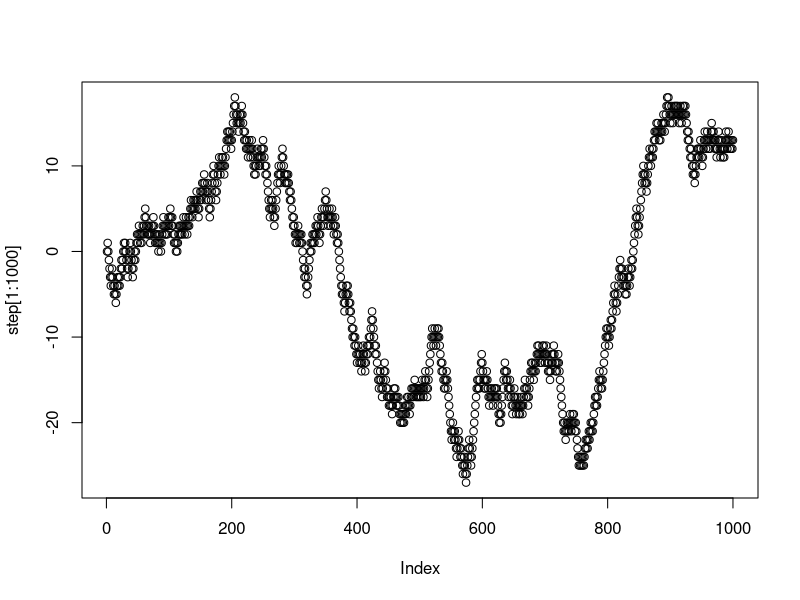
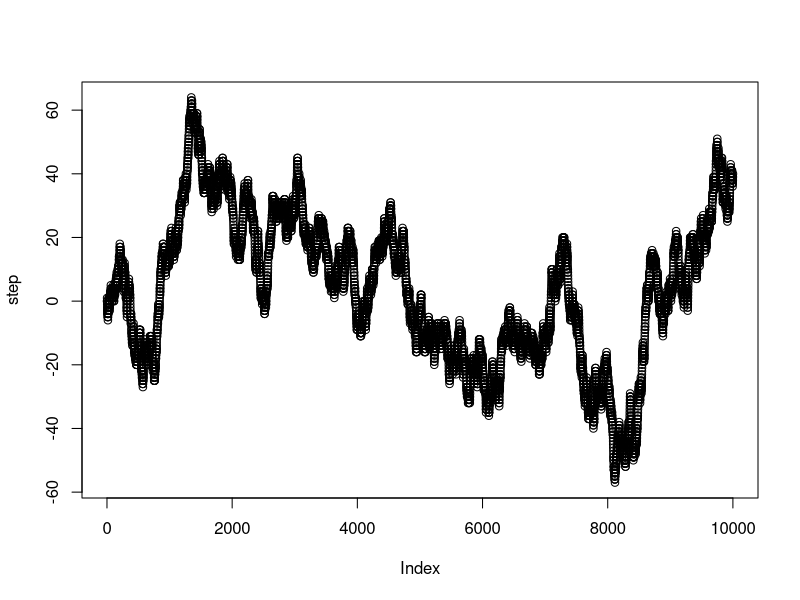

Write R code to recreate these figures, in order.
## ---- chunk 1
knitr::opts_chunk$set(echo = TRUE)
## ---- chunk 2
Wikipedia <- "The Long Island Tercentenary half dollar is a commemorative coin struck by the United States Bureau of the Mint in 1936. The obverse (pictured) depicts a male Dutch settler and an Algonquian tribesman, and the reverse shows a Dutch sailing ship. It was designed by Howard Weinman, son of Mercury dime designer Adolph A. Weinman. The Long Island Tercentenary Committee wanted a coin to mark the 300th anniversary of the first European settlement there. The authorizing bill passed through Congress without opposition, but was amended in the Senate to add protections against past commemorative coin abuses, such as low mintages or a multiplicity of varieties. The coins were not struck until August 1936, too late for the anniversary celebrations. Four-fifths of the 100,000 coins sent to the Tercentenary Committee were sold, despite a lack of advertising. The half dollar now catalogues up to the low hundreds of dollars. "

wiki_letters <- unlist(strsplit(Wikipedia, split = ""))
lower_case <- tolower(wiki_letters)
letter_counts <- table(lower_case)
letter_counts <- data.frame(letter_counts)

library(dplyr)

final <- letter_counts %>%
  filter(lower_case %in% letters == TRUE)

total_letters <- sum(final$Freq)

final <- final %>%
  mutate(probabilities = Freq/total_letters)

knitr::kable(final)

## ---- chunk 3
test_sample <- sample(x = final$lower_case, size = 5, replace=TRUE, prob = final$probabilities)

my_letters <- sample(final$lower_case,50*5,replace=TRUE, prob = final$probabilities )

my_strings <- matrix(my_letters, ncol=5)

paste(my_strings[1,], collapse="")

random_strings <-c()
for(i in 1:dim(my_strings)[1]){
  random_strings[i] <- paste(my_strings[i,], collapse="")
}

random_strings
## ---- chunk 4

step <- c(0)
for(i in 1:10000){
  coin_flip <- sample(c(1,-1),1)
  step[i+1] <- step[i]+coin_flip
}

plot(step[1:1000])
## ---- chunk 5
plot(step)
max(step)
min(step)
## ---- chunk 6
logical_step <- sign(step)

sequence <- c()
counter <- 0
for(i in 1:length(logical_step)){
  if(logical_step[i] == 0){
    sequence <- c(sequence,counter)
    counter <- 0
  } else {
    counter <- counter+logical_step[i]
  }
}

max(sequence)
min(sequence)
